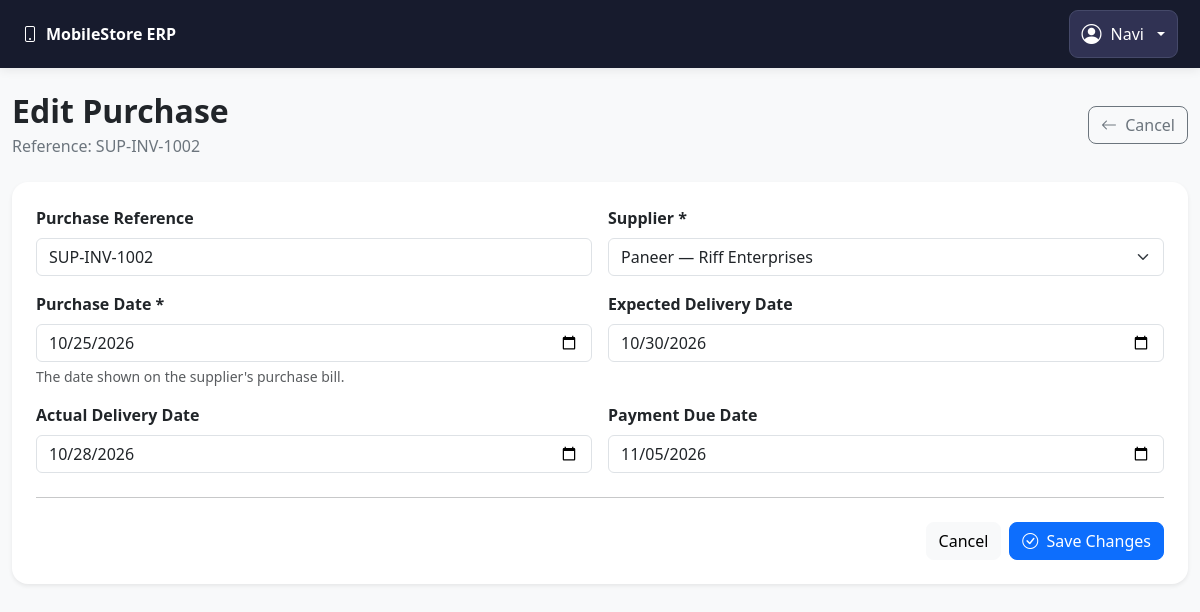
Screenshot of /purchases/2/edit (signed in) with the database file from the repository.
### models.py (models this page shows, shortened)
class TimestampMixin:
    created_at = db.Column(db.DateTime(timezone=True), default=utc_now, nullable=False)
    updated_at = db.Column(
        db.DateTime(timezone=True), default=utc_now, onupdate=utc_now, nullable=False
    )

class User(UserMixin, TimestampMixin, db.Model):
    __tablename__ = "users"
    id = db.Column(db.Integer, primary_key=True)
    username = db.Column(db.String(80), unique=True, nullable=False, index=True)
    full_name = db.Column(db.String(150), nullable=False)
    password_hash = db.Column(db.String(255), nullable=False)
    role = db.Column(db.String(20), nullable=False, default="cashier")
    is_active = db.Column(db.Boolean, default=True, nullable=False)

class Purchase(TimestampMixin, db.Model):
    __tablename__ = "purchases"
    id = db.Column(db.Integer, primary_key=True)
    invoice_number = db.Column(
        db.String(80), unique=True, nullable=False
    )
    supplier_id = db.Column(
        db.Integer, db.ForeignKey("suppliers.id"),
        nullable=False
    )
    user_id = db.Column(
        db.Integer, db.ForeignKey("users.id"),
        nullable=False
    )
    purchase_date = db.Column(
        db.DateTime(timezone=True), default=utc_now, nullable=False
    )
    expected_delivery_date = db.Column(db.Date, nullable=True)
    actual_delivery_date = db.Column(db.Date, nullable=True)
    payment_due_date = db.Column(db.Date, nullable=True)
    total_amount = db.Column(
        db.Float, default=0, nullable=False
    )
    status = db.Column(
        db.String(30), default="ordered", nullable=False
    )
    supplier = db.relationship("Supplier")
    user = db.relationship("User")
    payments = db.relationship(
        "Payment",
        back_populates="purchase",
        foreign_keys="Payment.purchase_id",
        order_by="Payment.created_at",
    )

class Supplier(TimestampMixin, db.Model):
    __tablename__ = "suppliers"
    id = db.Column(db.Integer, primary_key=True)
    name = db.Column(db.String(150), nullable=False, index=True)
    company_name = db.Column(db.String(150))
    contact_person = db.Column(db.String(100))
    phone = db.Column(db.String(20))
    mobile_number_2 = db.Column(db.String(20))
    email = db.Column(db.String(150))
    address = db.Column(db.Text)
    gst_number = db.Column(db.String(30))
    supplier_category = db.Column(db.String(80))
    payment_terms = db.Column(db.String(50))
    delivery_lead_time = db.Column(db.Integer, default=0)
    notes = db.Column(db.Text)
    is_active = db.Column(
        db.Boolean,
        default=True,
        nullable=False,
    )

### app.py (the view, shortened to what this page needs)
    @app.route("/purchases/<int:purchase_id>/edit", methods=["GET", "POST"])
    @login_required
    def purchase_edit(purchase_id):
        purchase = db.session.get(Purchase, purchase_id)
        if not purchase:
            flash("Purchase order not found.", "danger")
            return redirect(url_for("purchase_list"))
        suppliers = (
            Supplier.query
            .filter_by(is_active=True)
            .order_by(Supplier.name)
            .all()
        )
        return render_template(
            "purchases/edit.html",
            purchase=purchase,
            suppliers=suppliers,
        )

### templates/purchases/edit.html (shortened to what this page needs)
{% extends "base.html" %}
{% block content %}
<div class="container-fluid py-4">
    <div class="d-flex justify-content-between align-items-center mb-4">
        <div>
            <h2 class="fw-bold mb-1">Edit Purchase</h2>
            <p class="text-secondary mb-0">
                Reference: {{ purchase.invoice_number }}
            </p>
        </div>
        <a href="{{ url_for('purchase_detail', purchase_id=purchase.id) }}"
           class="btn btn-outline-secondary rounded-3">
            <i class="bi bi-arrow-left me-1"></i> Cancel
        </a>
    </div>
    <div class="card border-0 shadow-sm rounded-4">
        <div class="card-body p-4">
            <form method="POST">
                <div class="row g-3">
                    <div class="col-md-6">
                        <label class="form-label fw-semibold">
                            Purchase Reference
                        </label>
                        <input type="text" class="form-control"
                               value="{{ purchase.invoice_number }}"
                               readonly>
                    </div>
                    <div class="col-md-6">
                        <label class="form-label fw-semibold">
                            Supplier *
                        </label>
                        <select name="supplier_id"
                                class="form-select" required>
                            {% for supplier in suppliers %}
                            <option value="{{ supplier.id }}"
                                {% if supplier.id == purchase.supplier_id %}
                                    selected
                                {% endif %}>
                                {{ supplier.name }}
                                {% if supplier.company_name %}
                                    — {{ supplier.company_name }}
                                {% endif %}
                            </option>
                            {% endfor %}
                        </select>
                    </div>
                    <div class="col-md-6">
                        <label class="form-label fw-semibold">
                            Purchase Date *
                        </label>
                        <input type="date" name="purchase_date"
                               class="form-control" required
                               value="{{ purchase.purchase_date.strftime('%Y-%m-%d') if purchase.purchase_date else '' }}">
                        <div class="form-text">
                            The date shown on the supplier's purchase bill.
                        </div>
                    </div>
                    <div class="col-md-6">
                        <label class="form-label fw-semibold">
                            Expected Delivery Date
                        </label>
                        <input type="date" name="expected_delivery_date"
                               class="form-control"
                               value="{{ purchase.expected_delivery_date.strftime('%Y-%m-%d') if purchase.expected_delivery_date else '' }}">
                    </div>
                    <div class="col-md-6">
                        <label class="form-label fw-semibold">
                            Actual Delivery Date
                        </label>
                        <input type="date" name="actual_delivery_date"
                               class="form-control"
                               value="{{ purchase.actual_delivery_date.strftime('%Y-%m-%d') if purchase.actual_delivery_date else '' }}">
                    </div>
                    <div class="col-md-6">
                        <label class="form-label fw-semibold">
                            Payment Due Date
                        </label>
                        <input type="date" name="payment_due_date"
                               class="form-control"
                               value="{{ purchase.payment_due_date.strftime('%Y-%m-%d') if purchase.payment_due_date else '' }}">
                    </div>
                </div>
                <hr class="my-4">
                <div class="d-flex justify-content-end gap-2">
                    <a href="{{ url_for('purchase_detail', purchase_id=purchase.id) }}"
                       class="btn btn-light rounded-3">
                        Cancel
                    </a>
                    <button type="submit"
                            class="btn btn-primary rounded-3">
                        <i class="bi bi-check-circle me-1"></i>
                        Save Changes
                    </button>
                </div>
            </form>
        </div>
    </div>
</div>
{% endblock %}

### templates/base.html (shortened to what this page needs)
<!DOCTYPE html>
<html lang="en">
<head>
    <link
        href="https://cdn.jsdelivr.net/npm/bootstrap@5.3.3/dist/css/bootstrap.min.css"
        rel="stylesheet">
    <link
        href="https://cdn.jsdelivr.net/npm/bootstrap-icons@1.11.3/font/bootstrap-icons.min.css"
        rel="stylesheet">
</head>
<body class="bg-light">
    {% if current_user.is_authenticated %}
    <nav class="navbar app-navbar">
        <div class="container-fluid px-0">
            <a class="app-brand" href="{{ url_for('dashboard_page') }}">
                <i class="bi bi-phone me-2"></i>MobileStore ERP
            </a>
            <div class="dropdown">
                <button
                    class="btn account-button dropdown-toggle"
                    type="button"
                    id="accountDropdown"
                    data-bs-toggle="dropdown"
                    aria-expanded="false">
                    <i class="bi bi-person-circle fs-5"></i>
                    <span class="account-name">
                        {{ current_user.full_name or current_user.username }}
                    </span>
                </button>
            </div>
        </div>
    </nav>
    {% endif %}
    {% block content %}{% endblock %}
</body>
</html>

### templates/base.html (style rules this page uses)
.app-navbar { background: #171b2d; padding: 10px 22px; box-shadow: 0 2px 10px rgba(0, 0, 0, .08); }
.app-brand { color: #fff; font-weight: 750; text-decoration: none; }
.account-button { display: inline-flex; align-items: center; gap: 9px; padding: 8px 12px; color: #fff; background: #303253; border: 1px solid #454969; border-radius: 9px; }

### rows the page displays
User: full_name "Navi"
Purchase: invoice_number "SUP-INV-1002", supplier_id "Paneer — Riff Enterprises", purchase_date "10/25/2026", expected_delivery_date "10/30/2026", actual_delivery_date "10/28/2026", payment_due_date "11/05/2026"
